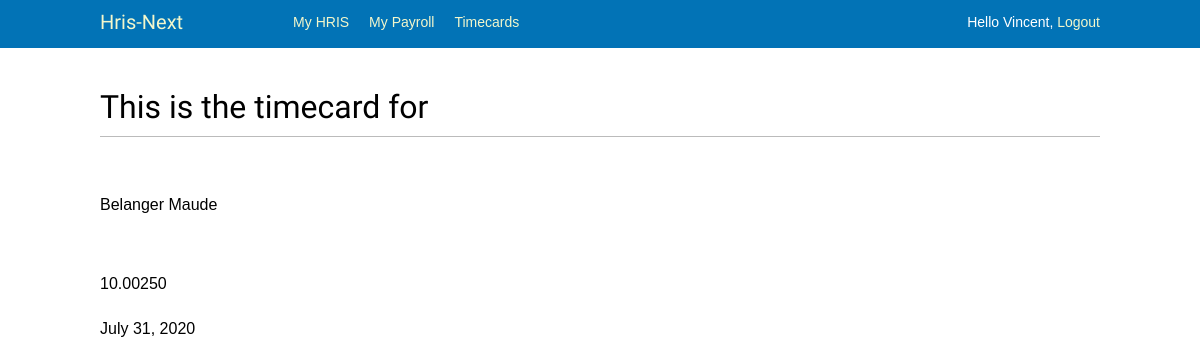
The page /timecards/3/ (signed in) on the database its author committed.
### timecards/models.py (models this page shows, shortened)
class Allcards(models.Model):
    employee_number = models.ForeignKey('hris.Employee',on_delete=models.CASCADE)
    clocked_in = models.DateTimeField()
    clocked_out = models.DateTimeField()
    out_date = models.DateField(blank=True, null=True, default = '')
    in_date = models.DateField(blank=True, null=True, default = '')
    worked_hours = models.DecimalField(max_digits = 16, decimal_places = 5, default = '0')
    @property
    def get_out_date(self):
        if self.clocked_out:
            return self.clocked_out.date()

### hris/models.py (models this page shows, shortened)
class Employee(models.Model):
    first_name = models.CharField(max_length=50, help_text='Enter employee\'s first name')
    last_name = models.CharField(max_length=50, help_text='Enter employee\'s last name')
    birthdate = models.DateField()
    sin_number = models.IntegerField()
    salary = models.DecimalField(max_digits = 16, decimal_places = 5)
    employee_number = models.IntegerField()
    hire_date = models.DateField()
    street_no = models.CharField(max_length=10, default=' ',help_text='Enter employee\'s address')
    street_name = models.CharField(max_length=50, default=' ',help_text='Enter employee\'s address')
    city = models.CharField(max_length=50, default=' ', help_text='Enter employee\'s address')
    post_code = models.CharField(max_length=7, default=' ',help_text='Enter employee\'s postal code')
    def __str__(self):
        return self.first_name + " " + self.last_name
    class Meta:
        ordering = ['last_name', 'first_name','birthdate']

### timecards/views.py (the view)
# urls.py: path('<int:allcards_id>/', views.detail, name='allcards-detail'),
def detail(request, allcards_id):
    try:
        timecard = Allcards.objects.get(pk=allcards_id)
    except Allcards.DoesNotExist:
        raise Http404("Question does not exist")
    return render(request, 'timecards/detail.html', {'timecard': timecard})

### timecards/templates/timecards/detail.html (shortened to what this page needs)
{% extends "base_generic.html" %}
{% block content %}
<h1> This is the timecard for </h1>
<br>
<p>{{ timecard.employee_number }}</p>
<p>{{ timecard.worked_hours }} </p>
<p>{{ timecard.get_out_date }} </p>
<br>
{% endblock %}

### templates/base_generic.html (shortened to what this page needs)
{% load static %}
<!DOCTYPE html>
<html>
<head>
  <link href="{% static "css/base.css" %}" rel="stylesheet">
</head>
<body>
  <div id="header">
    <span class="logo" <a href="{% url 'hris:index' %}">Hris-Next</span>
    {% if request.user.is_authenticated %}
      <ul class="menu">
        <li {% if section == "hris" %}class="selected"{% endif %}>
          <a href="{% url "hris:index" %}">My HRIS</a>
        </li>
        <li {% if section == "payroll" %}class="selected"{% endif %}>
          <a href="{% url "payroll:index" %}">My Payroll</a>
        </li>
        <li {% if section == "timecards" %}class="selected"{% endif %}>
          <a href="{% url "timecards:allcards-list" %}"> Timecards</a>
        </li>
      </ul>
    {% endif %}
    <span class="user">
      {% if request.user.is_authenticated %}
        Hello {{ request.user.first_name }},
        <a href="{% url "logout" %}">Logout</a>
      {% else %}
        <a href="{% url "login" %}">Log-in</a>
      {% endif %}
    </span>
  </div>
  <div id="content">
    {% block content %}
    {% endblock %}
  </div>
</body>
</html>

### static/css/base.css (style rules this page uses)
body { margin:0; padding:0; font-family:helvetica, sans-serif; }
p { line-height: 1.8; }
a { color:#0273B6; text-decoration:none; }
h1, h2, h3, h4, h5 , h6 { font-family: 'Muli', sans-serif; font-weight:normal; }
h1 { border-bottom:1px solid #bbb; padding:0 0 10px 0; margin:10px 0 20px 0; }
#header { padding:10px 100px; font-size:14px; background:#0273B6; color:#fff; border-bottom:4px solid #0272B6; overflow:auto; }
#header .logo { font-family: 'Muli', sans-serif; float:left; color:#f3f7cc; font-size:20px; margin-right:10%; }
#header ul.menu { list-style:none; float:left; margin:0; padding:0; }
#header ul.menu li { float:left; padding:4px 10px; }
#header a { color:#f3f7cc; }
#header .user { float:right; padding-top:4px; }
#content { padding:30px 100px; }

### rows shown on the page
Allcards: employee_number "Belanger Maude", worked_hours "10.00250", get_out_date "July 31, 2020"

### other values the page prints
{{ request.user.first_name }} "Vincent"
